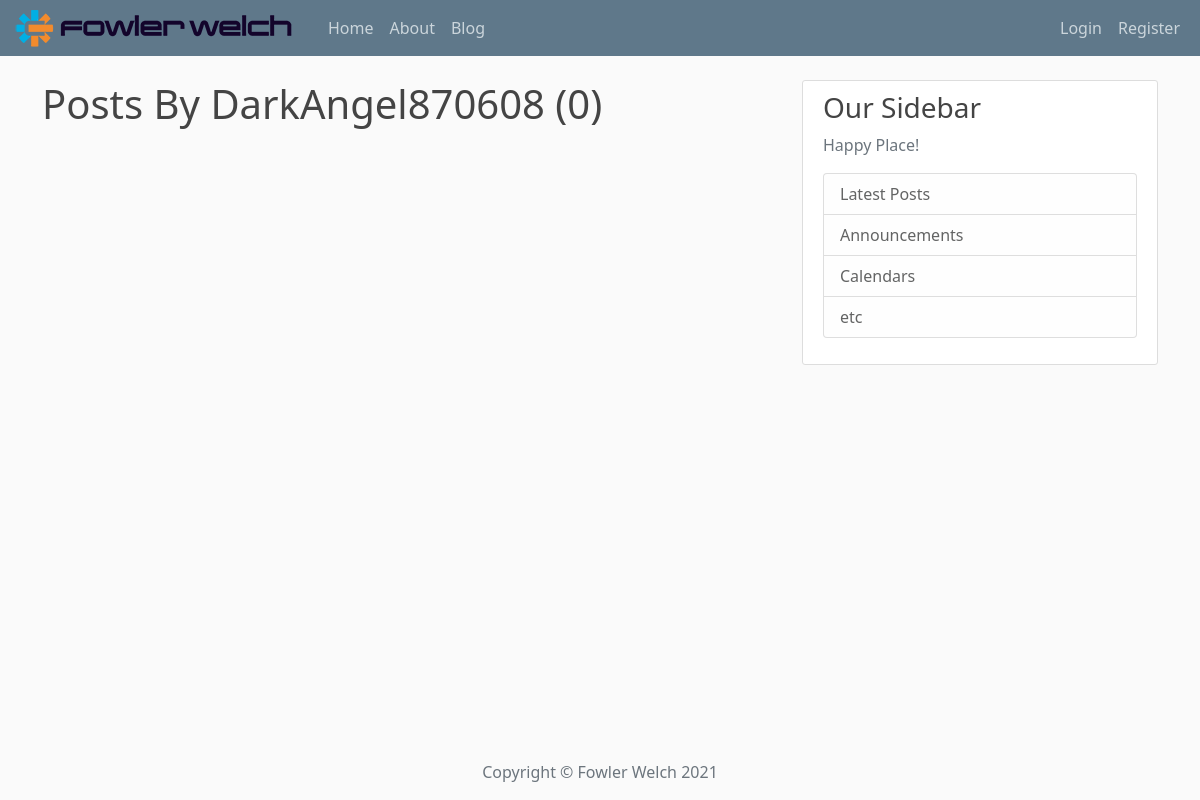
Before: /user/DarkAngel870608 with the older database file.
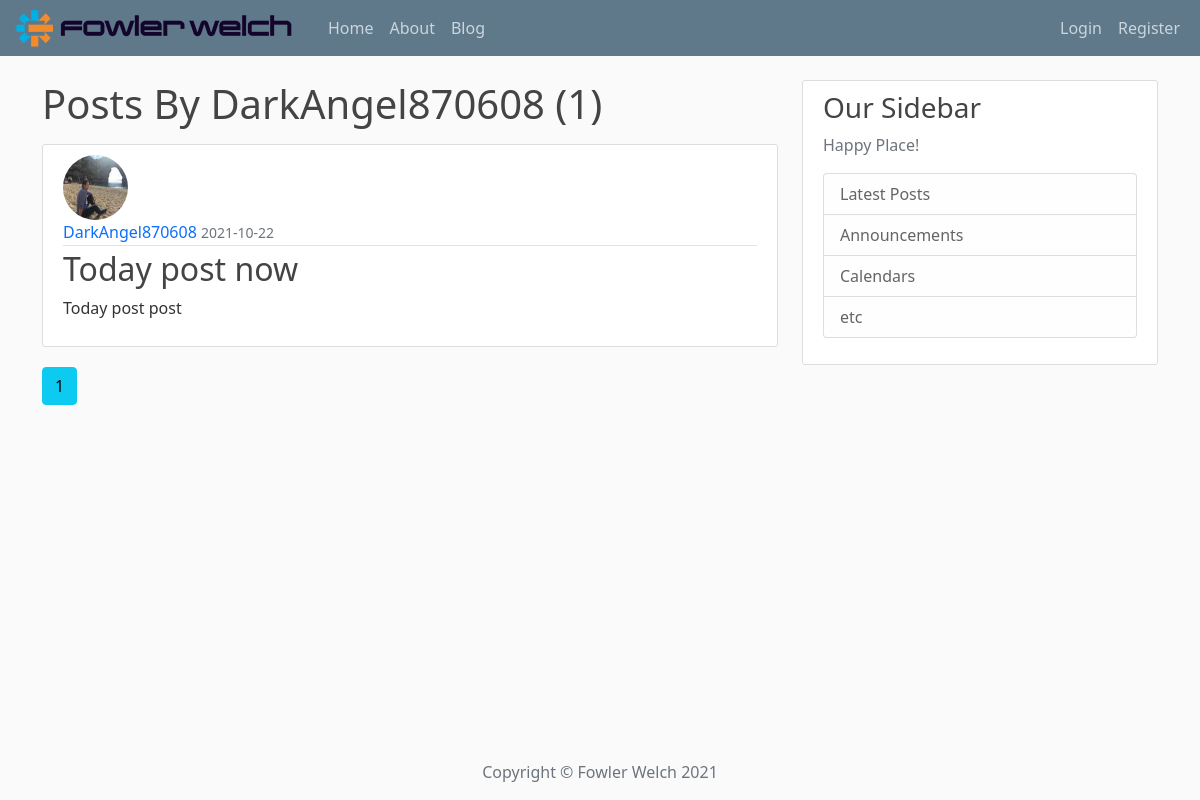
After: the same page with the newer database file.
### app/models.py (models this page shows, shortened)
class Post(db.Model):
    id = db.Column(db.Integer, primary_key=True)
    title = db.Column(db.String(100), nullable=False)
    date_posted = db.Column(db.DateTime, nullable=False, default=datetime.utcnow)
    content = db.Column(db.Text, nullable=False)
    user_id = db.Column(db.Integer, db.ForeignKey('user.id'), nullable=False)

class User(db.Model, UserMixin):
    id = db.Column(db.Integer, primary_key=True)
    username = db.Column(db.String(20), unique=True, nullable=False)
    email = db.Column(db.String(120), unique=True, nullable=False)
    image_file = db.Column(db.String(200), nullable=False, default='default.jpeg')
    password = db.Column(db.String(60), nullable=False)
    posts = db.relationship('Post', backref='author', lazy=True)

### app/routes.py (the view)
@app.route('/user/<string:username>')
def user_posts(username):  # ☟ Put the post in HTML page
    page = request.args.get('page', 1, type=int)
    user = User.query.filter_by(username=username).first_or_404()
    posts = Post.query \
        .filter_by(author=user) \
        .order_by(Post.date_posted.desc()) \
        .paginate(page=page, per_page=4)
    return render_template('user_posts.html', posts=posts, user=user)

### app/templates/user_posts.html
{% extends 'client_template/base.html' %}
{% block content %}
    <h1 class="mb-3">Posts By {{ user.username }} ({{ posts.total }})</h1>
    {% for post in posts.items %}
        <div>
            <article class="media content-section">
                <img class="rounded-circle article-img" src="{{ url_for('static',
                 filename='images/' + post.author.image_file) }}" alt="">
              <div class="media-body">
                <div class="article-metadata">
                  <a class="mr-2" href="{{ url_for('user_posts', username=post.author.username) }}">{{ post.author.username }}</a>
                  <small class="text-muted">{{ post.date_posted.strftime('%Y-%m-%d') }}</small>
                </div>
                <h2><a class="article-title" href="{{ url_for('post',
                 post_id=post.id) }}">{{ post.title }}</a></h2>
                <p class="article-content">{{ post.content }}</p>
              </div>
            </article>
        </div>
    {% endfor %}
    {% for page_num in posts.iter_pages(left_edge=1, right_edge=1, left_current=1, right_current=2) %}
        {% if page_num %}
            {% if posts.page == page_num %}
                <a class="btn btn-info mb-4"
                   href="{{ url_for('user_posts',username=username, page=page_num) }}">{{ page_num }}</a>
            {% else %}
                 <a class="btn btn-outline-info mb-4"
                   href="{{ url_for('user_posts',username=username, page=page_num) }}">{{ page_num }}</a>
            {% endif %}
        {% else %}
            ...
        {% endif %}
    {% endfor %}
{% endblock content %}

Changed rows visible on the page:
added Post: image_file (picture), author.username "DarkAngel870608", date_posted "2021-10-22", title "Today post now", content "Today post post"
Other visible differences:
{{ posts.total }}: "0" → "1"
new list line: "1"
